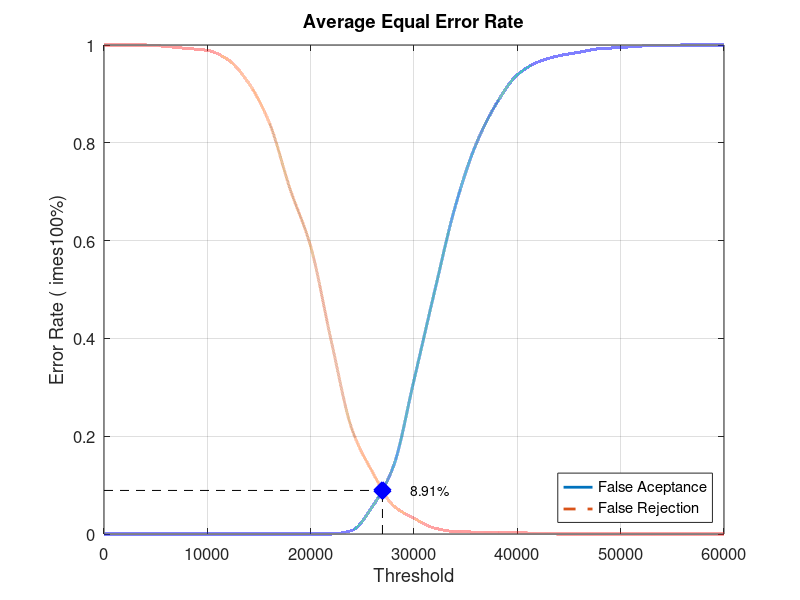
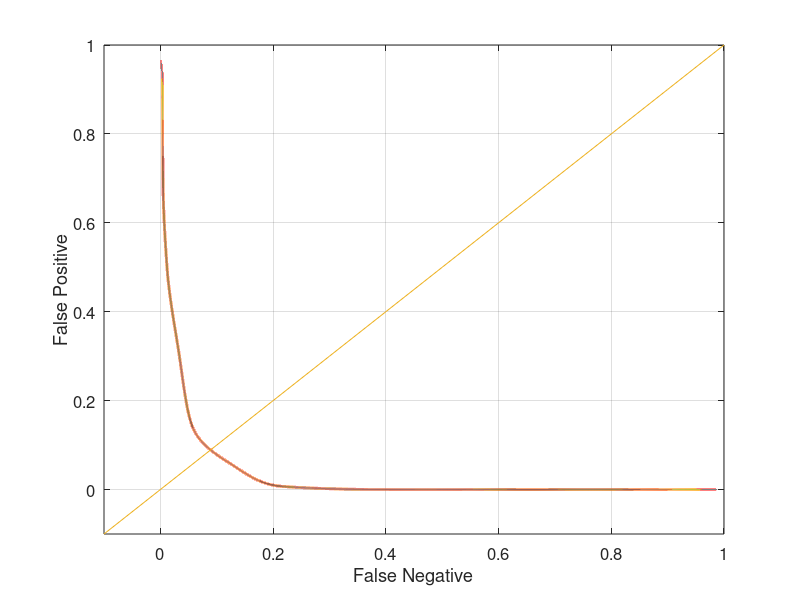

Recreate these plots in MATLAB, in order.
close all;
clear;
clc;
x = 0:2000:60000;
xq = 0:0.5:60000;

y0 = [0 0 0 0 0 0 0 0 0 0 0 0 0.00736842 0.0568421 0.137895 0.314737 0.496842 0.670526 0.796842 0.881053 0.938947 0.965263 0.977895 0.985263 0.992632 0.994737 0.997895 0.998947 1 1 1]
yy0 = interp1(x, y0, xq, 'pchip');
y1 = [1 1 1 0.997 0.993 0.989 0.97 0.922 0.841 0.706 0.588 0.394 0.214 0.126 0.058 0.032 0.012 0.005 0.004 0.004 0.003 0.001 0 0 0 0 0 0 0 0 0]
yy1 = interp1(x, y1, xq, 'pchip');

% Calculating EER: 
y2 = abs(y0 - y1);
find(y2 == min(y2))
yy2 = abs(yy0 - yy1);
xEER = find(yy2 == min(yy2));
xEERIndex = xq(xEER) % X-axis EER
yEER = yy0(xEER) % Y-axis EER

main = figure
plot(xq, yy0,'-','LineWidth', 2);	hold on
plot(xq, yy1,'--','LineWidth', 2);	hold on
plot([xEERIndex xEERIndex], [0 yEER], 'k--');	hold on
plot([0 xEERIndex], [yEER yEER], 'k--');	hold on
plot(xEERIndex, yEER, 'bx', 'LineWidth', 10);	hold on
text(xEERIndex + 10 * xEERIndex / 100, yEER, [num2str(round((10000 * yEER)) / 100) '%'])
legend('False Aceptance', 'False Rejection', 'Location', 'SouthEast')
xlabel('Threshold')
ylabel('Error Rate (	imes100%)')
title('Average Equal Error Rate')
set(gca, 'FontSize', 12)
axis([0 60000 0 1])
grid on

print(main, 'Database1AverageMain', '-dpng');
FNRxFPR = figure('Color', [1 1 1]);
plot(yy1, yy0, '-', yy1, yy0, 'LineWidth', 2);
hold on
y = -0.1:0.1:1
plot(y, y); 
set(gca, 'FontSize', 12)
xlabel('False Negative')
ylabel('False Positive')
axis([-0.1 1 -0.1 1])
set(gca, 'FontSize', 12)
grid on

print(FNRxFPR, 'Database1AverageFNRxFPR','-dpng');
